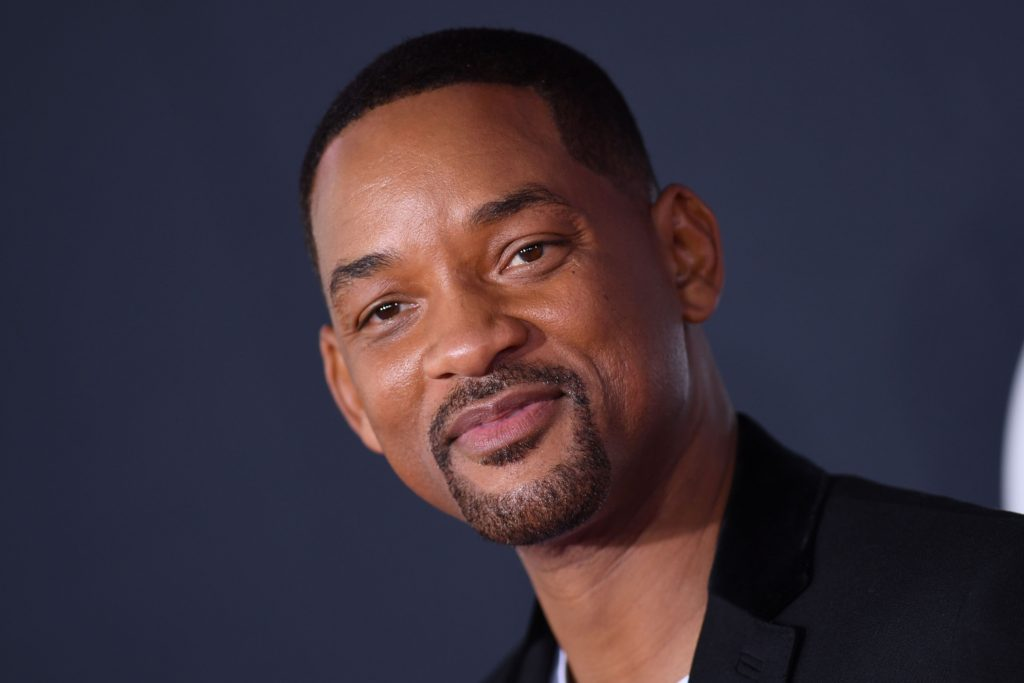
#> input picture Smit.jpg, 1024 x 683 px
$ python 'Face recognition.py'
#> lines starting #> are read from the running program, lines starting #| are printed output that depends on the picture; after the words box and inside, x2 and y2 are one past the last pixel; in counts of white or black regions, pixels touching at a corner belong together
import cv2
import sys
imgPath = input("Введите путь к картинке: ")
#> the answer given: Smit.jpg
faceCascade = cv2.CascadeClassifier(
    cv2.data.haarcascades+'haarcascade_frontalface_default.xml')
img = cv2.imread(imgPath)
#> img is the input picture: shape (683, 1024, 3); mean B, G, R 59.6, 48.7, 59.6
imgGray = cv2.cvtColor(img, cv2.COLOR_BGR2GRAY)
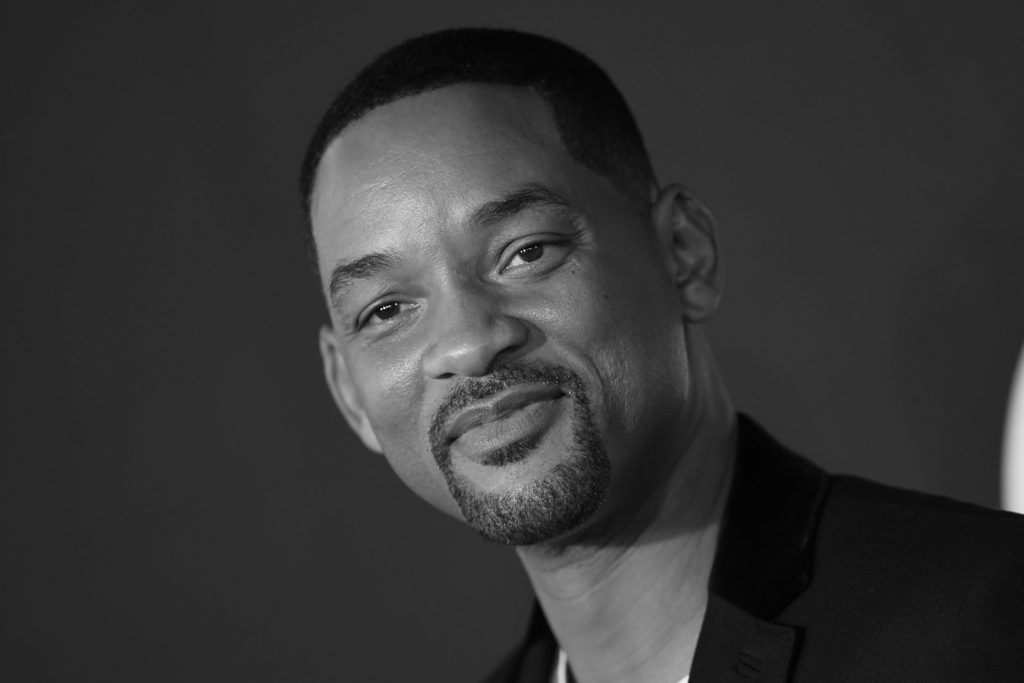
#> imgGray: shape (683, 1024); min 1, max 245, mean 53.3

faces = faceCascade.detectMultiScale(
    imgGray,
    scaleFactor=1.1,
    minNeighbors=7,
    minSize=(30, 30),
    flags=cv2.CASCADE_SCALE_IMAGE
)
#> faces = [[258, 125, 396, 396]]
print(f"Найдено лиц: {len(faces)}")
#| Найдено лиц: 1


if len(faces):
    print("Вывожу результат обнаружения на экран.")

    for(x, y, w, h) in faces:
        cv2.rectangle(img, (x, y), (x+w, y+h), (255, 0, 0), 5)
#> this loop made 1 pass
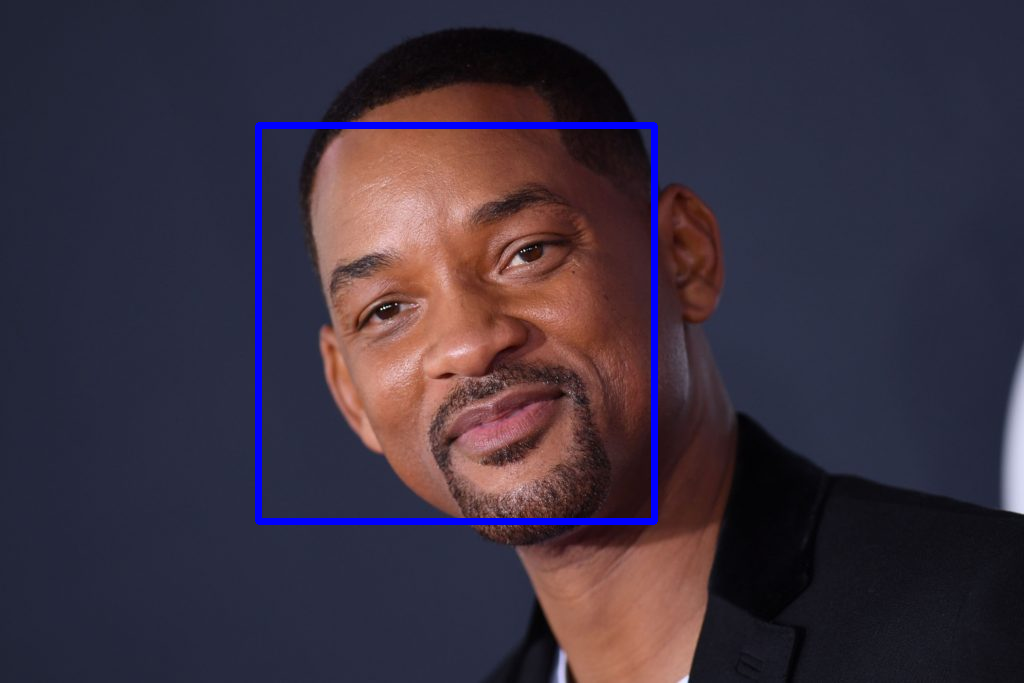
#> img: shape (683, 1024, 3); 1.58% of pixels changed, all inside (x1, y1, x2, y2) = (255, 122, 658, 525)
    cv2.imshow("Найденные лица", img)
    cv2.waitKey(0)
